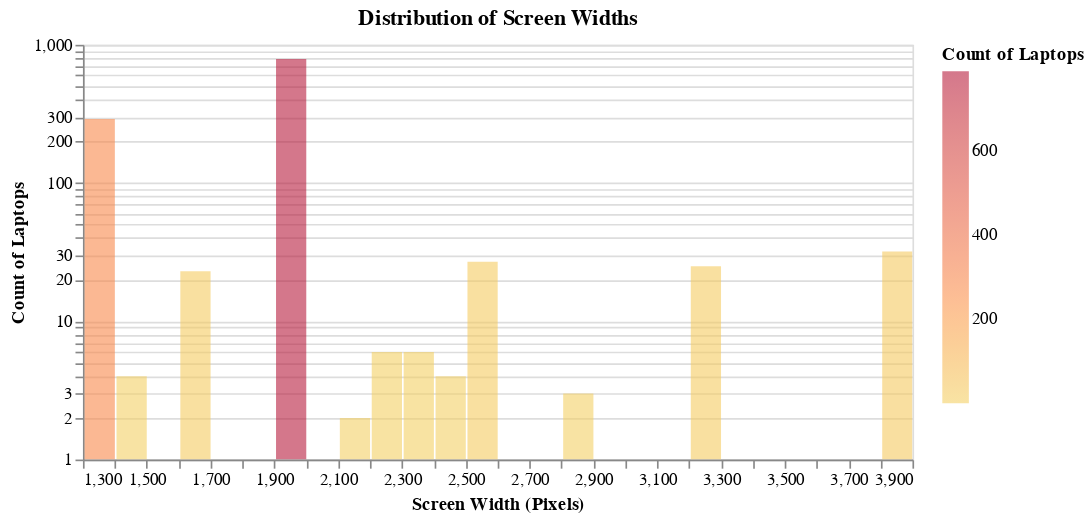

Notebook cell for this chart:
### Markdown cell above
4) Box Plot: Price Comparison by Laptop Type

### Code cell
histogram_screen_width = alt.Chart(akv16).mark_bar(opacity=0.6).encode(
    x=alt.X('ScreenW:Q', bin=alt.Bin(maxbins=30), title='Screen Width (Pixels)'),
    y=alt.Y('count():Q', title='Count of Laptops', scale=alt.Scale(type='log')), 
    color=alt.Color('count():Q', scale=alt.Scale(scheme='goldred'), title='Count of Laptops'), 
    tooltip=[
        alt.Tooltip('ScreenW:Q', title='Screen Width (Pixels)'),
        alt.Tooltip('count():Q', title='Count of Laptops')  
    ]
).properties(
    title='Distribution of Screen Widths',
    width=500,
    height=250
).interactive()

histogram_screen_width.save('4.html')
histogram_screen_width

### Figure 1 — Vega-Lite specification as saved in the notebook (floating-point values rounded to 4 significant figures; data arrays with more than 128 entries replaced by an {"elided": "..."} marker saying what was removed)
{"usermeta": {"embedOptions": {"theme": "dark"}}, "config": {"view": {"continuousWidth": 300, "continuousHeight": 300}}, "data": {"name": "data-02c382a7b44ed67cb890afa001d935bb"}, "mark": {"type": "bar", "opacity": 0.6}, "encoding": {"color": {"aggregate": "count", "scale": {"scheme": "goldred"}, "title": "Count of Laptops", "type": "quantitative"}, "tooltip": [{"field": "ScreenW", "title": "Screen Width (Pixels)", "type": "quantitative"}, {"aggregate": "count", "title": "Count of Laptops", "type": "quantitative"}], "x": {"bin": {"maxbins": 30}, "field": "ScreenW", "title": "Screen Width (Pixels)", "type": "quantitative"}, "y": {"aggregate": "count", "scale": {"type": "log"}, "title": "Count of Laptops", "type": "quantitative"}}, "height": 250, "params": [{"name": "param_22", "select": {"type": "interval", "encodings": ["x", "y"]}, "bind": "scales"}], "title": "Distribution of Screen Widths", "width": 500, "$schema": "https://vega.github.io/schema/vega-lite/v5.20.1.json", "datasets": {"data-02c382a7b44ed67cb890afa001d935bb": {"elided": "1213 records"}}}
